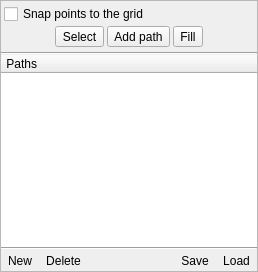
       <widget class="QWidget" name="pgPathOptions">
        <layout class="QVBoxLayout" name="verticalLayout_20">
         <property name="spacing">
          <number>0</number>
         </property>
         <property name="margin">
          <number>0</number>
         </property>
         <item>
          <widget class="QFrame" name="panelPathOptions">
           <property name="frameShape">
            <enum>QFrame::StyledPanel</enum>
           </property>
           <property name="frameShadow">
            <enum>QFrame::Plain</enum>
           </property>
           <layout class="QVBoxLayout" name="verticalLayout_11">
            <property name="spacing">
             <number>0</number>
            </property>
            <property name="margin">
             <number>0</number>
            </property>
            <item>
             <widget class="QFrame" name="frame_3">
              <property name="lineWidth">
               <number>0</number>
              </property>
              <layout class="QVBoxLayout" name="verticalLayout_3">
               <property name="spacing">
                <number>0</number>
               </property>
               <property name="margin">
                <number>0</number>
               </property>
               <item>
                <layout class="QHBoxLayout" name="horizontalLayout_15">
                 <property name="leftMargin">
                  <number>3</number>
                 </property>
                 <property name="topMargin">
                  <number>3</number>
                 </property>
                 <item>
                  <widget class="QCheckBox" name="checkBox">
                   <property name="text">
                    <string>Snap points to the grid</string>
                   </property>
                  </widget>
                 </item>
                </layout>
               </item>
               <item>
                <layout class="QHBoxLayout" name="horizontalLayout_10">
                 <property name="spacing">
                  <number>3</number>
                 </property>
                 <property name="topMargin">
                  <number>0</number>
                 </property>
                 <property name="bottomMargin">
                  <number>2</number>
                 </property>
                 <item>
                  <spacer name="horizontalSpacer_4">
                   <property name="orientation">
                    <enum>Qt::Horizontal</enum>
                   </property>
                   <property name="sizeHint" stdset="0">
                    <size>
                     <width>13</width>
                     <height>26</height>
                    </size>
                   </property>
                  </spacer>
                 </item>
                 <item>
                  <widget class="QToolButton" name="toolButton_10">
                   <property name="text">
                    <string>Select</string>
                   </property>
                   <property name="icon">
                    <iconset resource="../../sharedcode/resources.qrc">
                     <normaloff>:/resources/RES/cursor.png</normaloff>:/resources/RES/cursor.png</iconset>
                   </property>
                   <property name="toolButtonStyle">
                    <enum>Qt::ToolButtonTextBesideIcon</enum>
                   </property>
                  </widget>
                 </item>
                 <item>
                  <widget class="QToolButton" name="toolButton_11">
                   <property name="text">
                    <string>Add path</string>
                   </property>
                   <property name="icon">
                    <iconset resource="../../sharedcode/resources.qrc">
                     <normaloff>:/resources/RES/ffficons/vector_add.png</normaloff>:/resources/RES/ffficons/vector_add.png</iconset>
                   </property>
                   <property name="toolButtonStyle">
                    <enum>Qt::ToolButtonTextBesideIcon</enum>
                   </property>
                  </widget>
                 </item>
                 <item>
                  <widget class="QToolButton" name="toolButton_12">
                   <property name="text">
                    <string>Fill</string>
                   </property>
                   <property name="icon">
                    <iconset resource="../../sharedcode/resources.qrc">
                     <normaloff>:/resources/RES/ffficons/paintcan.png</normaloff>:/resources/RES/ffficons/paintcan.png</iconset>
                   </property>
                   <property name="toolButtonStyle">
                    <enum>Qt::ToolButtonTextBesideIcon</enum>
                   </property>
                  </widget>
                 </item>
                 <item>
                  <spacer name="horizontalSpacer_5">
                   <property name="orientation">
                    <enum>Qt::Horizontal</enum>
                   </property>
                   <property name="sizeHint" stdset="0">
                    <size>
                     <width>13</width>
                     <height>26</height>
                    </size>
                   </property>
                  </spacer>
                 </item>
                </layout>
               </item>
               <item>
                <widget class="Line" name="line_5">
                 <property name="orientation">
                  <enum>Qt::Horizontal</enum>
                 </property>
                </widget>
               </item>
               <item>
                <widget class="QTreeWidget" name="pathsTW">
                 <property name="frameShape">
                  <enum>QFrame::NoFrame</enum>
                 </property>
                 <column>
                  <property name="text">
                   <string> Paths</string>
                  </property>
                  <property name="icon">
                   <iconset resource="../../sharedcode/resources.qrc">
                    <normaloff>:/resources/RES/ffficons/eye.png</normaloff>:/resources/RES/ffficons/eye.png</iconset>
                  </property>
                 </column>
                </widget>
               </item>
               <item>
                <widget class="Line" name="line_4">
                 <property name="orientation">
                  <enum>Qt::Horizontal</enum>
                 </property>
                </widget>
               </item>
               <item>
                <widget class="QFrame" name="ButtonsFrame_2">
                 <layout class="QHBoxLayout" name="horizontalLayout_7">
                  <property name="spacing">
                   <number>0</number>
                  </property>
                  <property name="margin">
                   <number>0</number>
                  </property>
                  <item>
                   <widget class="QToolButton" name="path_new">
                    <property name="text">
                     <string>New</string>
                    </property>
                    <property name="icon">
                     <iconset resource="../../sharedcode/resources.qrc">
                      <normaloff>:/resources/RES/ffficons/page_white.png</normaloff>:/resources/RES/ffficons/page_white.png</iconset>
                    </property>
                    <property name="autoRaise">
                     <bool>true</bool>
                    </property>
                   </widget>
                  </item>
                  <item>
                   <widget class="QToolButton" name="path_delete">
                    <property name="text">
                     <string>Delete</string>
                    </property>
                    <property name="icon">
                     <iconset resource="../../sharedcode/resources.qrc">
                      <normaloff>:/resources/RES/ffficons/bin.png</normaloff>:/resources/RES/ffficons/bin.png</iconset>
                    </property>
                    <property name="autoRaise">
                     <bool>true</bool>
                    </property>
                   </widget>
                  </item>
                  <item>
                   <spacer name="horizontalSpacer_6">
                    <property name="orientation">
                     <enum>Qt::Horizontal</enum>
                    </property>
                    <property name="sizeHint" stdset="0">
                     <size>
                      <width>40</width>
                      <height>20</height>
                     </size>
                    </property>
                   </spacer>
                  </item>
                  <item>
                   <widget class="QToolButton" name="path_save">
                    <property name="text">
                     <string>Save</string>
                    </property>
                    <property name="icon">
                     <iconset resource="../../sharedcode/resources.qrc">
                      <normaloff>:/resources/RES/ffficons/disk.png</normaloff>:/resources/RES/ffficons/disk.png</iconset>
                    </property>
                    <property name="autoRaise">
                     <bool>true</bool>
                    </property>
                   </widget>
                  </item>
                  <item>
                   <widget class="QToolButton" name="path_load">
                    <property name="text">
                     <string>Load</string>
                    </property>
                    <property name="icon">
                     <iconset resource="../../sharedcode/resources.qrc">
                      <normaloff>:/resources/RES/ffficons/folder.png</normaloff>:/resources/RES/ffficons/folder.png</iconset>
                    </property>
                    <property name="autoRaise">
                     <bool>true</bool>
                    </property>
                   </widget>
                  </item>
                 </layout>
                </widget>
               </item>
              </layout>
             </widget>
            </item>
           </layout>
          </widget>
         </item>
        </layout>
       </widget>
